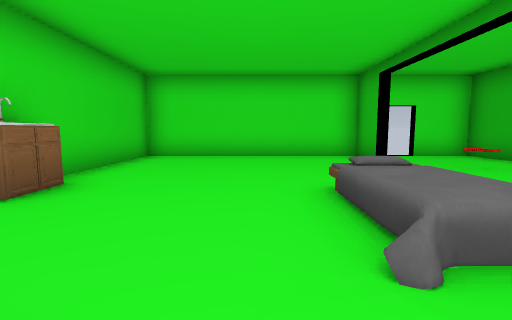
view 1 (above)

12 first-person views from a walk through a level from a Godot 3-D game. The camera is 1.5 m above the floor, tilts 6° down and sees 85° across. The floor is counted in squares, 2 m on a side. Each view is taken from the middle of a square. On the plan, view 1 faces up. The plan holds only what a view shows up to about 10 squares ahead; the rest is blank. The place goes on beyond the plan. Characters and animated objects are left out.

view 2
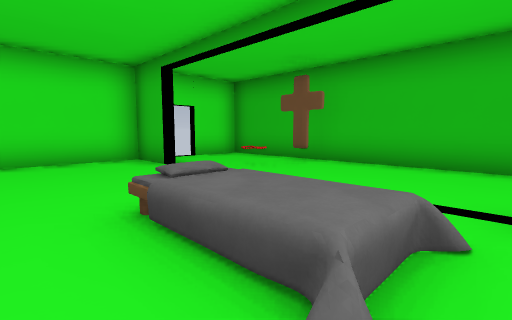

view 3
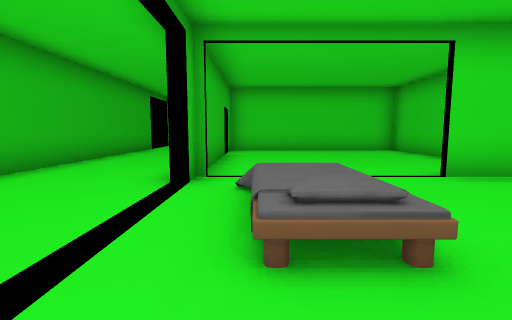

view 4
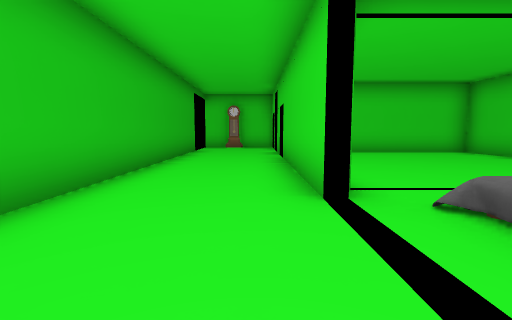

view 5
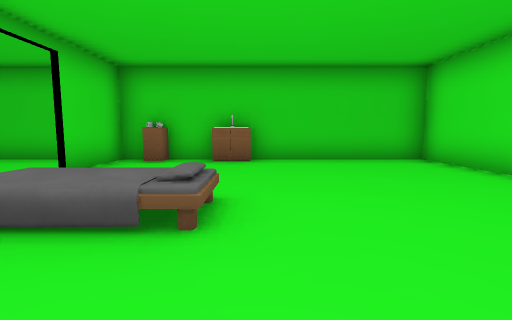

view 6
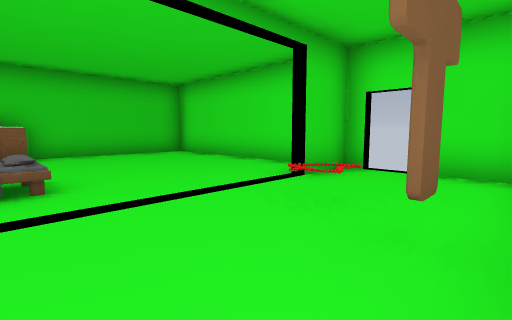

view 7
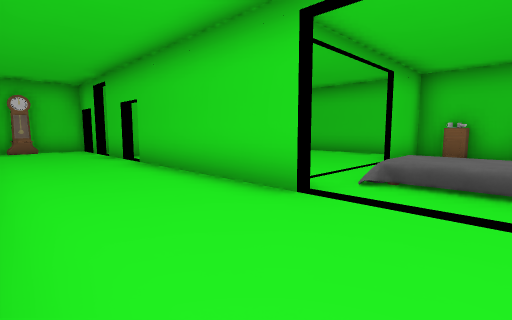

view 8
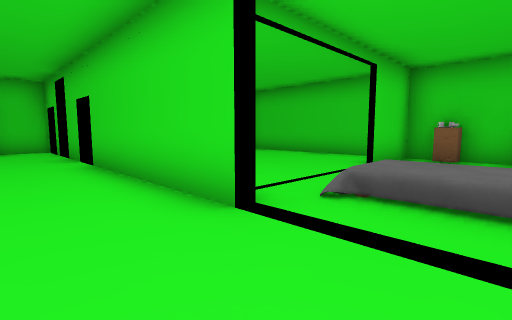

view 9
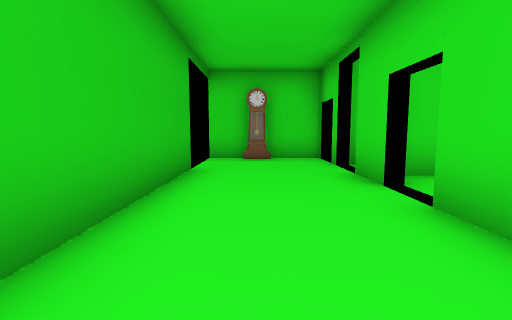

view 10
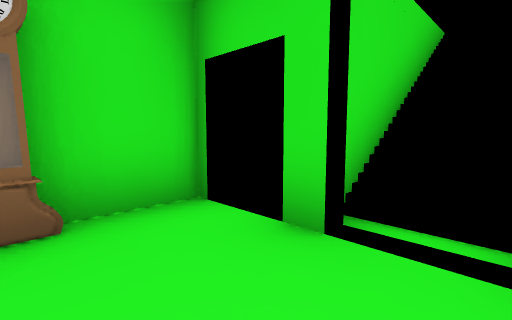

view 11
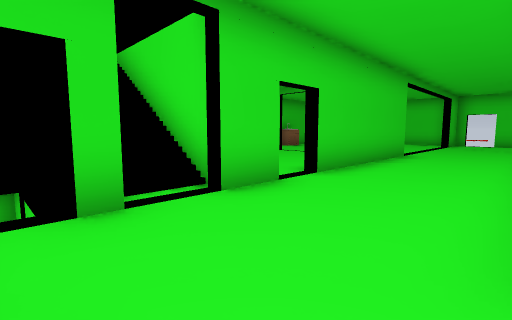

view 12
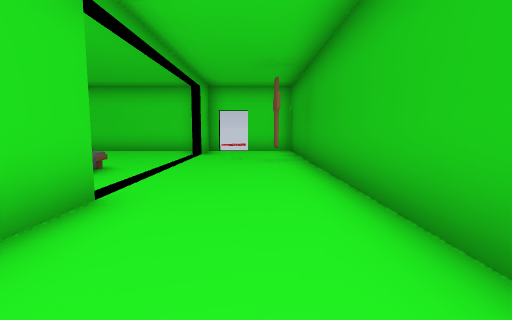

### Floor plan
Key: @ floor where view 1 was taken; # wall or solid block; x gap in a wall; . main floor; : floor 1 m higher than the main floor; / step, stairs or slope; = window, fence, low wall or low ledge; ^ raised ledge; C cabinet; P pillow; L clock; O other object.
Columns run from 4 left of view 1 to 7 right of it. Each row starts with its distance up from view 1.
  9 ######## x##
  8 #......#...#
  7 #......#...#
  6 #........=.#
  5 #.......=#.#
  4 #..........#
  3  C...PP....#
  2  O...^^....#
  1  O.........#
  0  ...@..#...#
 -1  ......#..##
 -2  ......#..#
 -3  ......#..#
 -4  .........#
 -5  ...... ..#
 -6       :x..#
 -7 ##  ####...
 -8 #      /.L.
 -9        ####

Positions as (right, up) in squares from view 1, and headings:
1: (0, 0), facing up
2: (0, 1), facing up-right
3: (2, 5), facing down
4: (4, 4), facing down
5: (4, 4), facing left
6: (6, 3), facing up-left
7: (6, 3), facing down-left
8: (5, 3), facing down-left
9: (5, -1), facing down
10: (5, -6), facing down-left
11: (6, -8), facing up-left
12: (5, -2), facing up
